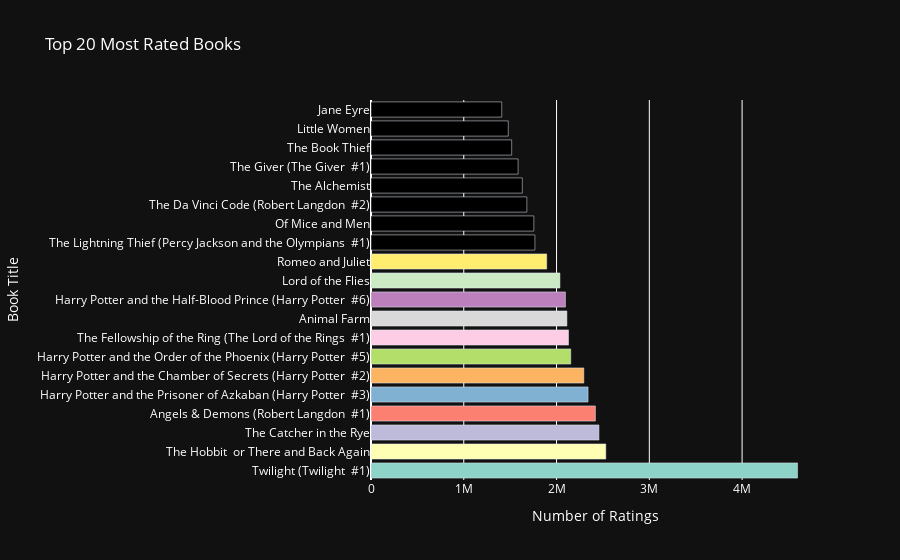

The notebook cell this image was saved under:
### Code cell
### What are the top 20 rated books?
# Sort the dataframe by ratings_count in descending order and select the top 20
top_20_most_rated_books = books_data.sort_values('ratings_count', ascending=False).head(20)

# Define the number of bars and obtain a color palette with enough unique colors
num_bars = len(top_20_most_rated_books)
color_palette = colors.qualitative.Set3

# Create a list of distinct colors for each bar
bar_colors = color_palette[:num_bars]

# Create a Plotly bar plot
fig = go.Figure(data=[go.Bar(
    x=top_20_most_rated_books['ratings_count'],
    y=top_20_most_rated_books['title'],
    orientation='h',
    marker=dict(color=bar_colors)  # Set the bar colors using the list of colors
)])

# Update the layout with dark background and white font
fig.update_layout(
    plot_bgcolor='rgb(17, 17, 17)',  # Dark background color
    paper_bgcolor='rgb(17, 17, 17)',  # Dark background color
    font=dict(color='white'),  # White font color
    title="Top 20 Most Rated Books",
    xaxis_title="Number of Ratings",
    yaxis_title="Book Title"
)

# Show the plot
fig.show()

### Figure 1 — Plotly figure (JSON) as saved in the notebook; plotly's stock layout.template omitted (floating-point values rounded to 4 significant figures)
{"data": [{"marker": {"color": ["rgb(141,211,199)", "rgb(255,255,179)", "rgb(190,186,218)", "rgb(251,128,114)", "rgb(128,177,211)", "rgb(253,180,98)", "rgb(179,222,105)", "rgb(252,205,229)", "rgb(217,217,217)", "rgb(188,128,189)", "rgb(204,235,197)", "rgb(255,237,111)"]}, "orientation": "h", "type": "bar", "x": [4597666, 2530894, 2457092, 2418736, 2339585, 2293963, 2153167, 2128944, 2111750, 2095690, 2036679, 1893917, 1766725, 1755253, 1679706, 1631221, 1585589, 1516367, 1479727, 1409369], "y": ["Twilight (Twilight  #1)", "The Hobbit  or There and Back Again", "The Catcher in the Rye", "Angels & Demons (Robert Langdon  #1)", "Harry Potter and the Prisoner of Azkaban (Harry Potter  #3)", "Harry Potter and the Chamber of Secrets (Harry Potter  #2)", "Harry Potter and the Order of the Phoenix (Harry Potter  #5)", "The Fellowship of the Ring (The Lord of the Rings  #1)", "Animal Farm", "Harry Potter and the Half-Blood Prince (Harry Potter  #6)", "Lord of the Flies", "Romeo and Juliet", "The Lightning Thief (Percy Jackson and the Olympians  #1)", "Of Mice and Men", "The Da Vinci Code (Robert Langdon  #2)", "The Alchemist", "The Giver (The Giver  #1)", "The Book Thief", "Little Women", "Jane Eyre"]}], "layout": {"font": {"color": "white"}, "paper_bgcolor": "rgb(17, 17, 17)", "plot_bgcolor": "rgb(17, 17, 17)", "title": {"text": "Top 20 Most Rated Books"}, "xaxis": {"title": {"text": "Number of Ratings"}}, "yaxis": {"title": {"text": "Book Title"}}}}
